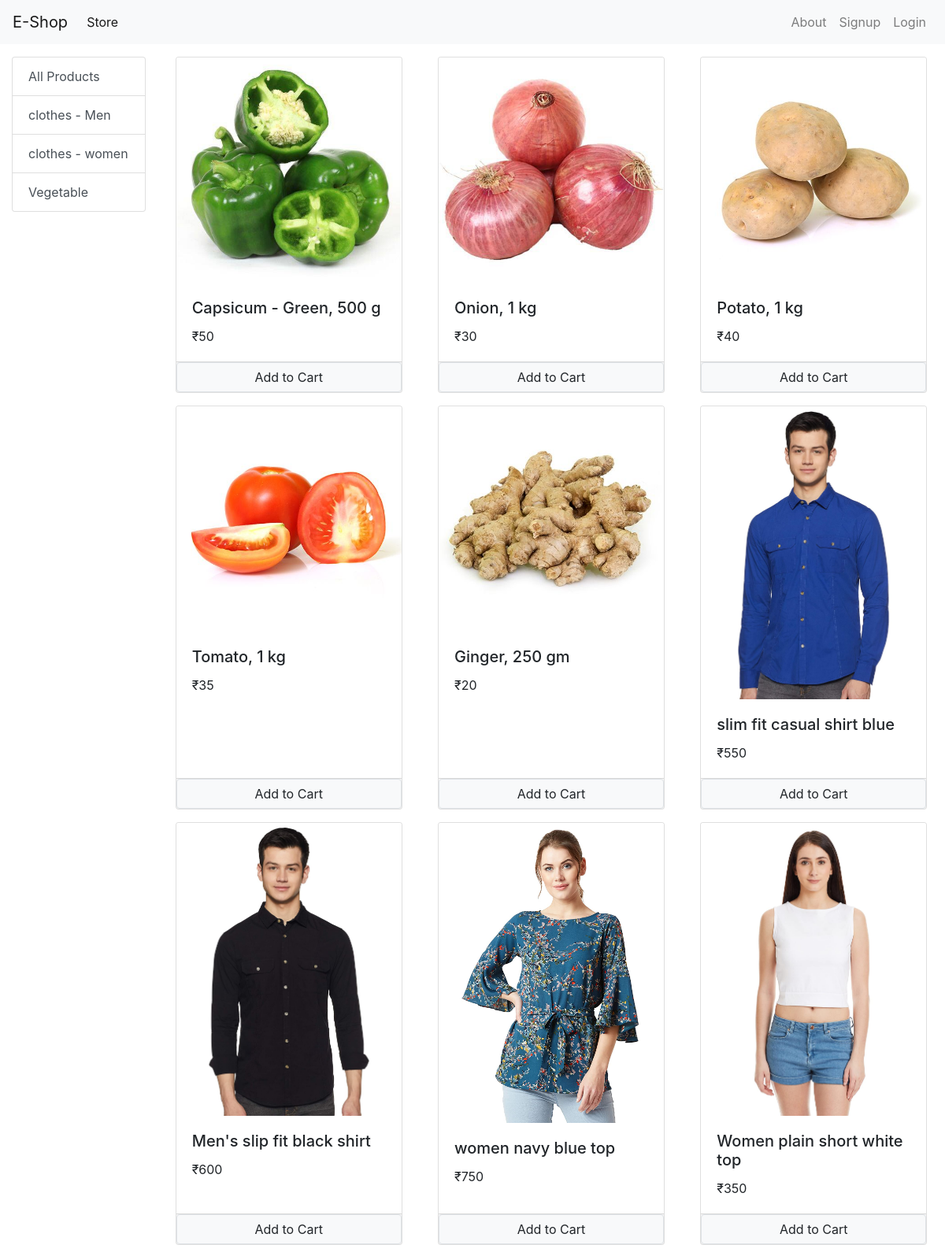
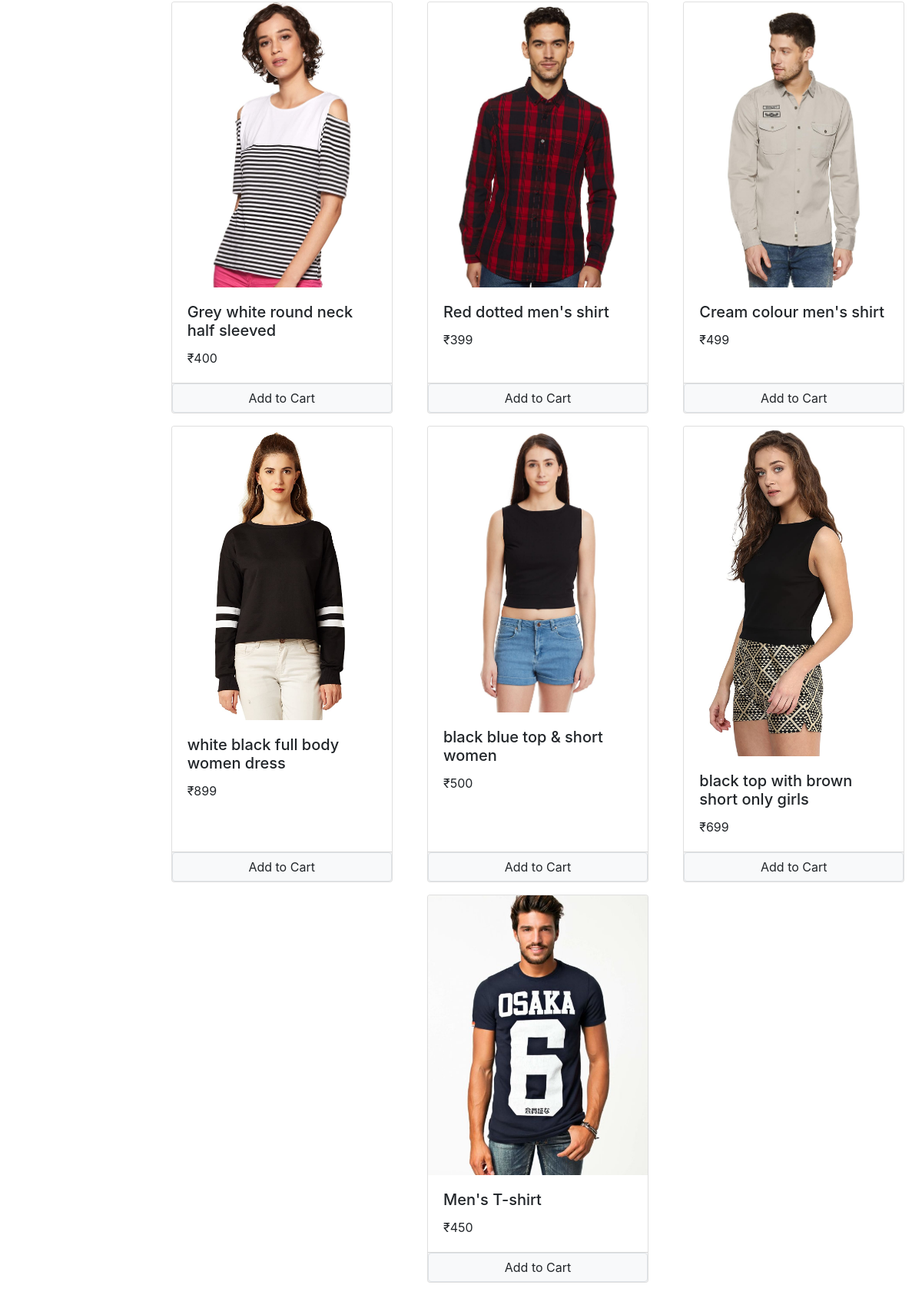
The page / on the database its author committed (2 pictures, top to bottom).
### store/models.py (models this page shows, shortened)
class Category(models.Model):
    name = models.CharField(max_length=50)
    def __str__(self):
        return self.name
    @staticmethod
    def get_all_category():
        return Category.objects.all()

class Product(models.Model):
    name = models.CharField(max_length=50)
    price = models.IntegerField(default=0)
    category = models.ForeignKey(Category, on_delete=models.CASCADE, default=1)
    description = models.CharField(max_length=200, default='')
    image = models.ImageField(upload_to='uploads/products/')
    @staticmethod
    def get_all_products():
        return Product.objects.all()

### store/views.py (the view, shortened to what this page needs)
# urls.py: path('', Index_page.as_view(), name="index"),
class Index_page(View):
    def get(self, request):
        print(f"Request method ===== {request.method}")
        cart = request.session.get('cart')
        if not cart:
            request.session['cart'] = {}
        products = None
        categories = Category.get_all_category()
        category_id = request.GET.get('category')
        print(f"category id = {category_id}")
        if category_id:
            products = Product.get_all_products_by_category_id(category_id)
        else:
            products = Product.get_all_products()
        data = {}
        data['products'] = products
        data['categories'] = categories
        print(f"Email id customer : {request.session.get('email')}")
        print(f"Data are == {data}")
        return render(request, 'index.html',data)

### store/templatetags/cart.py (called while the page is built)
@register.filter(name='is_in_cart')
def is_in_cart(product, cart):
    keys = cart.keys()
    for id in keys:
        if int(id) == product.id:
            return True
    return False

### store/templatetags/custom_filter.py (called while the page is built)
@register.filter(name='currency')
def currency(number):
    return "₹"+str(number)

### store/templates/index.html (shortened to what this page needs)
{% extends 'base.html' %}
{% block content %}
{% load cart %}
{% load custom_filter %}
<div class="container-fluid mt-3">
    <div class="row">
        <div class="col-lg-2 mx-auto">
            <ul class="list-group">
                <a href="/" class="list-group-item list-group-item-action">All Products</a>
                {% for category in categories %}
                <a href="/?category={{category.id}}" class="list-group-item list-group-item-action">{{category.name}}</a>
                {% endfor %}
            </ul>
        </div>
        <div id="products" class="col-lg-10 mx-auto">
            <div class="row">
                {% for product in products %}
                <div class="card mx-auto mb-3" id="{{product.id}}" style="width: 18rem;">
                    <img class="card-img-top" src="{{product.image.url}}" alt="Card image cap">
                    <div class="card-body">
                        <h5 class="card-title">{{product.name}}</h5>
                        <p class="card-text">{{product.price|currency}}</p>
                    </div>
                    <div class="card-footer p-0">
                        {% if product|is_in_cart:request.session.cart %}
                            <div class="row no-gutters">
                                <form action="/#{{product.id}}" method="post" class="col-2">
                                    {% csrf_token %}
                                    <input type="text" name="product_id" value='{{product.id}}' hidden>
                                    <input type="text" name="remove" value='True' hidden>
                                    <input type="submit" value=" - " class="btn btn-block btn-secondary">
                                </form>
                                <div class="text-center col">{{product|cart_quantity:request.session.cart}} in Cart</div>
                                <form action="/#{{product.id}}" method="post" class="col-2">
                                    {% csrf_token %}
                                    <input type="text" name="product_id" value='{{product.id}}' hidden>
                                    <input type="submit" value=" + " class="btn btn-block btn-secondary">
                                </form>
                            </div>
                        {% else %}
                            <form action="/#{{product.id}}" method="post" class="btn-block">
                                <input type="submit" value="Add to Cart" class="float-right btn btn-light border form-control">
                            </form>
                        {% endif %}
                    </div>
                </div>
                {% endfor %}
            </div>
        </div>
    </div>
</div>
{% endblock content %}

### store/templates/base.html (shortened to what this page needs)
<!doctype html>
<html lang="en">
  <head>
    <link rel="stylesheet" href="https://cdn.jsdelivr.net/npm/bootstrap@4.0.0/dist/css/bootstrap.min.css">
  </head>
  <body>
    <nav class="navbar navbar-expand-lg navbar-light bg-light">
        <a class="navbar-brand" href="{% url 'index' %}">E-Shop</a>
        <div class="collapse navbar-collapse" id="navbarSupportedContent">
          <ul class="navbar-nav mr-auto">
            <li class="nav-item active">
              <a class="nav-link" href="{% url 'index' %}">Store<span class="sr-only">(current)</span></a>
            </li>
          </ul>
          <ul class="navbar-nav my-2 my-lg-0">
              <li class="nav-item">
                <a class="nav-link" href="{% url 'about' %}">About</a>
              </li>
            {% if request.session.customer %}
                  <li class="nav-item">
                    <a class="nav-link" href="{% url 'cart' %}">Cart <span class="p-1 rounded badege badge-info">{{request.session.cart.keys|length}}</span><span class="sr-only">(current)</span></a>
                  </li>
                  <li class="nav-item">
                    <a class="nav-link" href="{% url 'orders' %}">Orders<span class="sr-only">(current)</span></a>
                  </li>
                  <li class="nav-item">
                    <a class="nav-link" href="{% url 'user_logout' %}">Logout<span class="sr-only">(current)</span></a>
                  </li>
            {% else %}
                  <li class="nav-item">
                      <a class="nav-link" href="{% url 'signup' %}">Signup<span class="sr-only">(current)</span></a>
                  </li>
                  <li class="nav-item">
                      <a class="nav-link" href="{% url 'login' %}">Login<span class="sr-only">(current)</span></a>
                  </li>
            {% endif %}
          </ul>
        </div>
      </nav>
    {% block content %}{% endblock content %}
  </body>
</html>

### rows shown on the page
Category: name "clothes - Men"
Category: name "clothes - women"
Category: name "Vegetable"
Product: {{ product.id }} 1 (drawn), image (picture), name "Capsicum - Green, 500 g", price "₹50"
Product: image (picture), name "Onion, 1 kg", price "₹30"
Product: image (picture), name "Potato, 1 kg", price "₹40"
Product: image (picture), name "Tomato, 1 kg", price "₹35"
Product: image (picture), name "Ginger, 250 gm", price "₹20"
Product: image (picture), name "slim fit casual shirt blue", price "₹550"
Product: image (picture), name "Men's slip fit black shirt", price "₹600"
Product: image (picture), name "women navy blue top", price "₹750"
Product: image (picture), name "Women plain short white top", price "₹350"
Product: image (picture), name "Grey white round neck half sleeved", price "₹400"
Product: image (picture), name "Red dotted men's shirt", price "₹399"
Product: image (picture), name "Cream colour men's shirt", price "₹499"
Product: image (picture), name "white black full body women dress", price "₹899"
Product: image (picture), name "black blue top & short women", price "₹500"
Product: image (picture), name "black top with brown short only girls", price "₹699"
Product: image (picture), name "Men's T-shirt", price "₹450"
